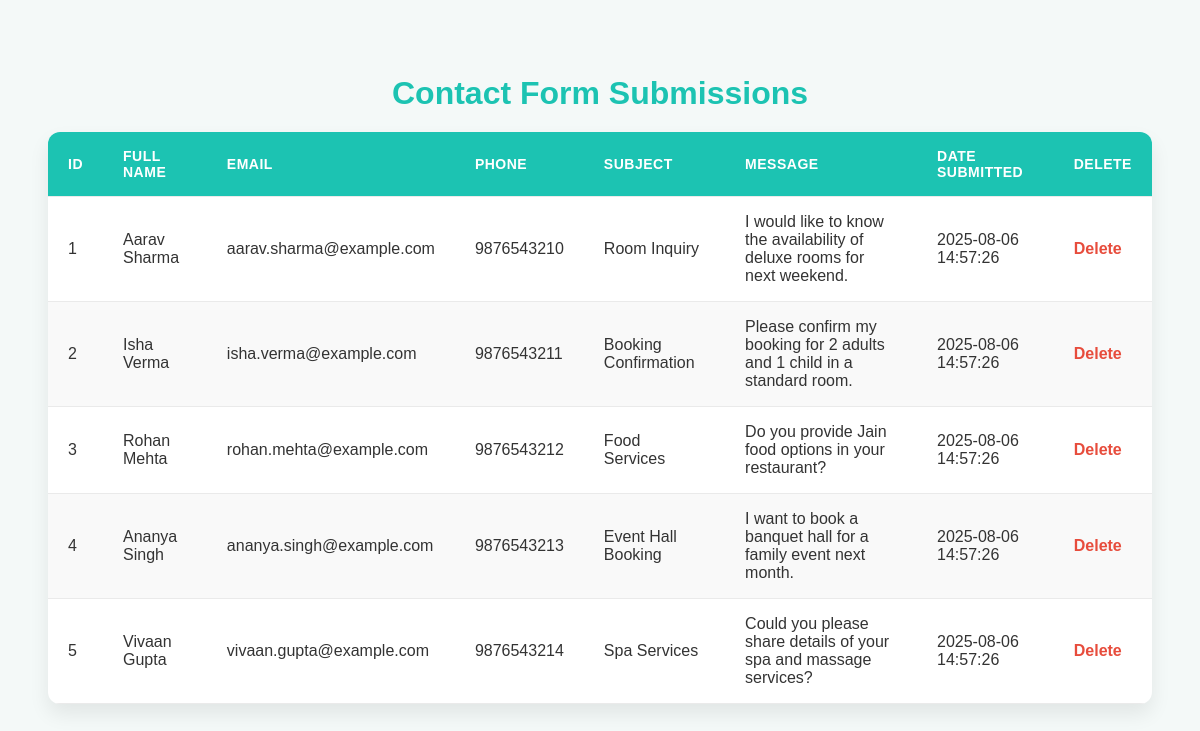
The page /project/client/contact_messages_list.php on the database its author committed.
### tables this page shows
CREATE TABLE `contact_messages` (
  `id` int(11) NOT NULL,
  `name` varchar(100) DEFAULT NULL,
  `email` varchar(100) DEFAULT NULL,
  `phone` varchar(20) DEFAULT NULL,
  `subject` varchar(100) DEFAULT NULL,
  `message` text DEFAULT NULL,
  `created_at` timestamp NOT NULL DEFAULT current_timestamp()
);

### project/client/contact_messages_list.php (the view, shortened to what this page needs)
<?php
$con = mysqli_connect("localhost", "root", "", "crystal_crown_hotel");
$sql = "SELECT id, name, email, phone, subject, message, created_at FROM contact_messages ORDER BY created_at ASC";
$result = mysqli_query($con, $sql);
?>
<!DOCTYPE html>
<html lang="en">
<head>
</head>
<body>
<h2>Contact Form Submissions</h2>
<table>
    <thead>
        <tr>
            <th>ID</th>
            <th>Full Name</th>
            <th>Email</th>
            <th>Phone</th>
            <th>Subject</th>
            <th>Message</th>
            <th>Date Submitted</th>
            <th>Delete</th>
        </tr>
    </thead>
    <tbody>
        <?php
        if ($result && mysqli_num_rows($result) > 0) {
            while ($row = mysqli_fetch_assoc($result)) {
                echo "<tr>";
                echo "<td>" . $row["id"] . "</td>";
                echo "<td>" . htmlspecialchars($row["name"]) . "</td>";
                echo "<td>" . htmlspecialchars($row["email"]) . "</td>";
                echo "<td>" . htmlspecialchars($row["phone"]) . "</td>";
                echo "<td>" . htmlspecialchars($row["subject"]) . "</td>";
                echo "<td>" . nl2br(htmlspecialchars($row["message"])) . "</td>";
                echo "<td>" . htmlspecialchars($row["created_at"]) . "</td>";
                echo "<td><a href='delete_message.php?id={$row['id']}' onclick=\"return confirm('Are you sure you want to delete this message?');\">Delete</a></td>";
                echo "</tr>";
            }
        } else {
            echo "<tr><td colspan='8' class='no-data'>No messages found</td></tr>";
        }
        ?>
    </tbody>
</table>
</body>
</html>

### project/client/contact_messages_list.php (style rules this page uses)
body { font-family: Arial, sans-serif; background: #f4f9f8; padding: 40px; color: #333; }
h2 { color: #1cc3b2; text-align: center; margin-bottom: 20px; font-size: 2rem; }
table { width: 100%; border-collapse: collapse; background: #ffffff; border-radius: 12px; overflow: hidden; box-shadow: 0 10px 20px rgba(0, 0, 0, 0.08); }
th, td { padding: 16px 20px; text-align: left; border-bottom: 1px solid #eaeaea; }
th { background-color: #1cc3b2; color: #ffffff; text-transform: uppercase; letter-spacing: 0.5px; font-size: 14px; }
tr:nth-child(even) { background-color: #f9f9f9; }
a { color: #e74c3c; text-decoration: none; font-weight: bold; }

### rows shown on the page
contact_messages: id "1", name "Aarav Sharma", email "aarav.sharma@example.com", phone "9876543210", subject "Room Inquiry", message "I would like to know the availability of deluxe rooms for next weekend.", created_at "2025-08-06 14:57:26"
contact_messages: id "2", name "Isha Verma", email "isha.verma@example.com", phone "9876543211", subject "Booking Confirmation", message "Please confirm my booking for 2 adults and 1 child in a standard room.", created_at "2025-08-06 14:57:26"
contact_messages: id "3", name "Rohan Mehta", email "rohan.mehta@example.com", phone "9876543212", subject "Food Services", message "Do you provide Jain food options in your restaurant?", created_at "2025-08-06 14:57:26"
contact_messages: id "4", name "Ananya Singh", email "ananya.singh@example.com", phone "9876543213", subject "Event Hall Booking", message "I want to book a banquet hall for a family event next month.", created_at "2025-08-06 14:57:26"
contact_messages: id "5", name "Vivaan Gupta", email "vivaan.gupta@example.com", phone "9876543214", subject "Spa Services", message "Could you please share details of your spa and massage services?", created_at "2025-08-06 14:57:26"
